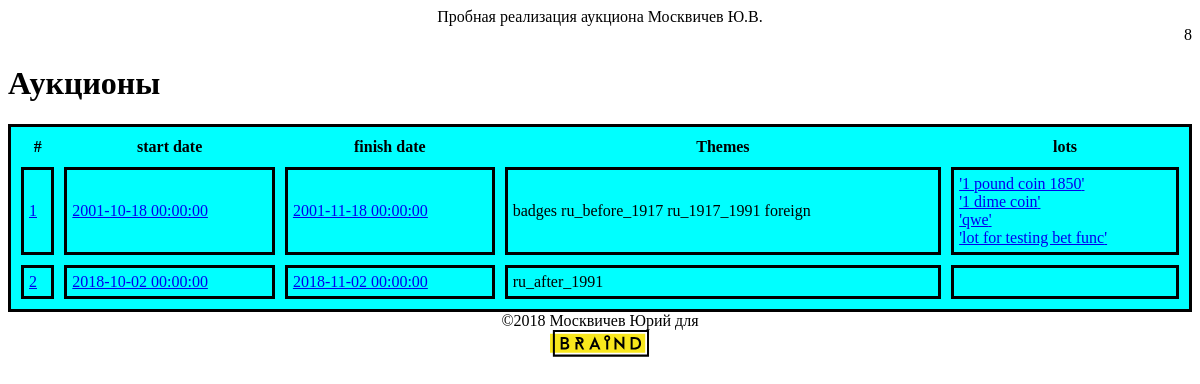
Page / (signed in) on the committed database.
### tables this page shows
CREATE TABLE `auctions` (
  `id` int(11) NOT NULL AUTO_INCREMENT,
  `Date_Start` datetime NOT NULL,
  `Date_Finish` datetime NOT NULL,
  PRIMARY KEY (`id`)
);

CREATE TABLE `themes_for_auction` (
  `auction_id` int(11) NOT NULL,
  `theme_id` int(11) NOT NULL,
  PRIMARY KEY (`auction_id`,`theme_id`),
  KEY `fk_themes_for_auction_2_idx` (`theme_id`),
  CONSTRAINT `fk_themes_for_auction_1` FOREIGN KEY (`auction_id`) REFERENCES `auctions` (`id`) ON DELETE NO ACTION ON UPDATE NO ACTION,
  CONSTRAINT `fk_themes_for_auction_2` FOREIGN KEY (`theme_id`) REFERENCES `Themes` (`theme_id`) ON DELETE NO ACTION ON UPDATE NO ACTION
);

CREATE TABLE `Themes` (
  `theme_id` int(11) NOT NULL AUTO_INCREMENT,
  `Theme_Name` varchar(256) NOT NULL,
  PRIMARY KEY (`theme_id`)
);

CREATE TABLE `lots` (
  `id_lot` int(11) NOT NULL AUTO_INCREMENT,
  `lot_Date_Finish` datetime NOT NULL,
  `lot_name` varchar(45) NOT NULL,
  `lot_description` varchar(256) NOT NULL,
  `lot_min_price` decimal(15,2) NOT NULL,
  `auction_id` int(11) NOT NULL,
  `lot_next_bet` decimal(15,2) NOT NULL,
  `lot_hidden_bet` decimal(15,2) NOT NULL,
  `lot_current_leader` int(11) DEFAULT NULL,
  `lot_last_bet` varchar(45) DEFAULT NULL,
  PRIMARY KEY (`id_lot`),
  KEY `fk_lot_auction_idx` (`auction_id`),
  KEY `fk_lots_1_idx` (`lot_current_leader`),
  CONSTRAINT `fk_lot_auction` FOREIGN KEY (`auction_id`) REFERENCES `auctions` (`id`) ON DELETE NO ACTION ON UPDATE NO ACTION,
  CONSTRAINT `fk_lots_1` FOREIGN KEY (`lot_current_leader`) REFERENCES `users` (`id_user`) ON DELETE NO ACTION ON UPDATE NO ACTION
);

### index.php (called while the page is built)
<?php
    require_once("database.php");
    require_once("models/auction.php");
    $link = db_connect();
    $auctions = auction_all($link);
    include ("views/auctions.php");
 ?>

### models/auction.php (called while the page is built, shortened)
<?php
    function auction_all($link){
        $query = "SELECT * FROM auctions ORDER BY id ";
        $result = mysqli_query($link, $query);
        $n = mysqli_num_rows ($result);
        $auctions = array();
        for ($i = 0; $i < $n; $i++){
            $row = mysqli_fetch_assoc($result);
            $auctions[] = $row;
        }
        return $auctions;
    }
    function get_auction_themes($link, $id){
        $query = "SELECT * FROM themes_for_auction
                    INNER JOIN Themes on Themes.theme_id = themes_for_auction.theme_id
                    where auction_id = ".$id ;
        $result = mysqli_query($link, $query);
        $n = mysqli_num_rows ($result);
        $themes = array();
        for ($i = 0; $i < $n; $i++){
            $row = mysqli_fetch_assoc($result);
            $themes[] = $row;
        }
        return $themes;
    }
    function get_auction_lots($link, $id){
        $query = "SELECT * FROM lots WHERE auction_id = ".$id ;
        $result = mysqli_query($link, $query);
        $n = mysqli_num_rows ($result);
        $lots = array();
        for ($i = 0; $i < $n; $i++){
            $row = mysqli_fetch_assoc($result);
            $lots[] = $row;
        }
        return $lots;
    }
?>

### views/auctions.php (the view, shortened to what this page needs)
<!DOCTYPE html>
<html>
    <head>
        <link rel="stylesheet" href="style.css" />
    </head>
    <body>
        <?php include('views/header.php'); ?>
        <div>
                <h1>Аукционы</h1>
        </div>
        <div>
            <table class="table_auction">
                <tr>
                    <th>#</th>
                    <th>start date</th>
                    <th>finish date</th>
                    <th>Themes</th>
                    <th>lots</th>
                </tr>
                <?php foreach($auctions as $a): ?>
                <tr>
                    <td><a href="auction.php/?id=<?=$a['id']?>"><?=$a['id']?></a></td>
                    <td><a href="auction.php/?id=<?=$a['id']?>"><?=$a['Date_Start']?></a></td>
                    <td><a href="auction.php/?id=<?=$a['id']?>"><?=$a['Date_Finish']?></a></td>
                    <td>
                        <?php foreach($themes=get_auction_themes($link, $a['id']) as $t): ?>
                            <?=$t['Theme_Name']?>
                        <?php endforeach ?>
                    </td>
                    <td><?php foreach($lots=get_auction_lots($link, $a['id']) as $lot): ?>
                        <a href="lot.php/?id=<?=$lot['id_lot']?>">'<?=$lot['lot_description']?>'</a><br/>
                        <?php endforeach ?>
                    </td>
                </tr>
                <?php endforeach ?>
            </table>
        </div>
        <?php include('views/footer.php'); ?>
    </body>
</html>

### style.css (style rules this page uses)
.table_auction { width: 100%; background-color: aqua; border: 3px solid black; border-color: black; border-collapse: none; border-spacing: 10px; }
td { border: 3px solid black; padding: 5px; }

### rows in the picture
auctions: id "1", Date_Start "2001-10-18 00:00:00", Date_Finish "2001-11-18 00:00:00"
themes_for_auction: theme.Theme_Name "badges"
themes_for_auction: theme.Theme_Name "ru_before_1917"
themes_for_auction: theme.Theme_Name "ru_1917_1991"
themes_for_auction: theme.Theme_Name "foreign"
lots: lot_description "1 pound coin 1850"
lots: lot_description "1 dime coin"
lots: lot_description "qwe"
lots: lot_description "lot for testing bet func"
auctions: id "2", Date_Start "2018-10-02 00:00:00", Date_Finish "2018-11-02 00:00:00"
themes_for_auction: theme.Theme_Name "ru_after_1991"

### other values in the picture
$_COOKIE['id'] "8"
